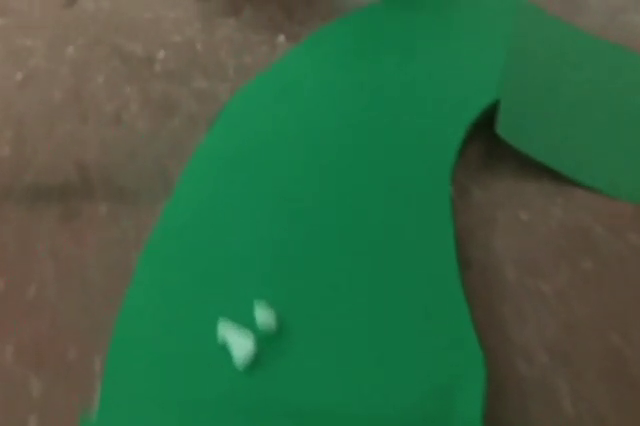
//> input picture frame 51 of resources/green-path-videos/green-640-7.mp4, 640 x 426 px
$ ./customwithhoughs   (built with g++ and OpenCV 4)
//> lines starting //> are read from the running program, lines starting //| are printed output that depends on the picture; after the words box and inside, x2 and y2 are one past the last pixel; in counts of white or black regions, pixels touching at a corner belong together
#include "opencv2/imgproc.hpp"
#include "opencv2/highgui.hpp"
#include "opencv2/imgcodecs.hpp"
#include <iostream>
#include <fstream>

using namespace cv;

/** Global Variables */
//const int max_value_H = 360 / 2;
//const int max_value = 255;

/** HSV VALUE SETTINGS **/
const int max_value_H = 360 / 4;
const int max_value = 255;
const String window_capture_name = "Video Capture";
const String window_detection_name = "Object Detection";
int low_H = 40, low_S = 40, low_V = 50;
int high_H = max_value_H, high_S = max_value, high_V = max_value;
/** HSV VALUE SETTINGS **/

//! [low]
static void on_low_H_thresh_trackbar(int, void *) {
	low_H = min(high_H - 1, low_H);
	setTrackbarPos("Low H", window_detection_name, low_H);
}
//! [low]

//! [high]
static void on_high_H_thresh_trackbar(int, void *) {
	high_H = max(high_H, low_H + 1);
	setTrackbarPos("High H", window_detection_name, high_H);
}

//! [high]
static void on_low_S_thresh_trackbar(int, void *) {
	low_S = min(high_S - 1, low_S);
	setTrackbarPos("Low S", window_detection_name, low_S);
}

static void on_high_S_thresh_trackbar(int, void *) {
	high_S = max(high_S, low_S + 1);
	setTrackbarPos("High S", window_detection_name, high_S);
}

static void on_low_V_thresh_trackbar(int, void *) {
	low_V = min(high_V - 1, low_V);
	setTrackbarPos("Low V", window_detection_name, low_V);
}

static void on_high_V_thresh_trackbar(int, void *) {
	high_V = max(high_V, low_V + 1);
	setTrackbarPos("High V", window_detection_name, high_V);
}

int main(int argc, char* argv[]) {
	//! [cap]
	VideoCapture cap("./green-640-7.mp4");
	//! [cap]

	double t;
	//! [window]
	namedWindow(window_capture_name);
	namedWindow(window_detection_name);
	//! [window]

	/** TRACKBAR FOR SIMULTANEOUS HSV THRESHING **/
	createTrackbar("Low H", window_detection_name, &low_H, max_value_H,
			on_low_H_thresh_trackbar);
	createTrackbar("High H", window_detection_name, &high_H, max_value_H,
			on_high_H_thresh_trackbar);
	createTrackbar("Low S", window_detection_name, &low_S, max_value,
			on_low_S_thresh_trackbar);
	createTrackbar("High S", window_detection_name, &high_S, max_value,
			on_high_S_thresh_trackbar);
	createTrackbar("Low V", window_detection_name, &low_V, max_value,
			on_low_V_thresh_trackbar);
	createTrackbar("High V", window_detection_name, &high_V, max_value,
			on_high_V_thresh_trackbar);
	/** TRACKBAR FOR SIMULTANEOUS HSV THRESHING **/

	/** OUTPUT VIDEO CONFGURATIONS**/
	int codec = cv::VideoWriter::fourcc('X', 'V', 'I', 'D');
	int frame_width = cap.get(cv::CAP_PROP_FRAME_WIDTH);
	int frame_height = cap.get(cv::CAP_PROP_FRAME_HEIGHT);
	cv::VideoWriter output_cap("output.avi", codec, 30,
			Size(frame_width, frame_height), false);

	if (!output_cap.isOpened()) {
		std::cout << "!!! Output video could not be opened" << std::endl;
		return -1;
	}
	/** OUTPUT VIDEO CONFGURATIONS**/

	// Loop to read frames from the input capture and write it to the output capture
	Mat frame, frame_p, frame_HSV, frame_threshold;
	while (true) {
		t = (double) getTickCount(); //processing time counter
		//! [while]
		cap >> frame;
//> frame is the input picture: 426 rows x 640 cols, CV_8UC3; mean B, G, R 67.8, 101.2, 56.5
		if (frame.empty()) {
			break;
		}

		/** IMAGE SHARPENER **/
		Mat kernel = (Mat_<char>(3, 3) << 0, -1, 0, -1, 5, -1, 0, -1, 0);
		//![kern]

		filter2D(frame, frame_p, frame.depth(), kernel);
		/** IMAGE SHARPENER **/

		// Convert from BGR to HSV colorspace
		cvtColor(frame_p, frame_HSV, COLOR_BGR2HSV);
//> frame_HSV: 426 rows x 640 cols, CV_8UC3; mean H, S, V 48.7, 145.7, 106.9

		// Detect the object based on HSV Range Values
		inRange(frame_HSV, Scalar(low_H, low_S, low_V),
				Scalar(high_H, high_S, high_V), frame_threshold);
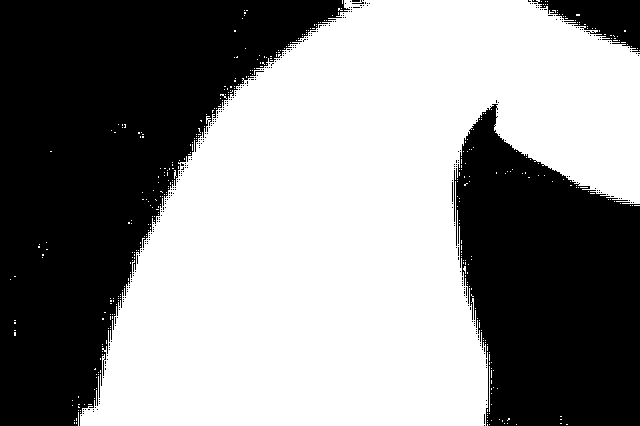
//> frame_threshold: 426 rows x 640 cols, CV_8UC1; 55.3% white; 356 black regions (352 under 20 px), largest, box (x1, y1, x2, y2) and area: (0, 0, 350, 426) 74673, (454, 104, 640, 426) 43786, (532, 0, 640, 52) 2968, (452, 182, 453, 202) 20

/* CHECK MASKING AND CANNY */

		// Mask the filtered image with the original image
		bitwise_and(frame_threshold, frame_threshold, frame_p);

		// Canny edge detection to the masked image
		Canny(frame_threshold, frame_threshold, 200, 400, 3);
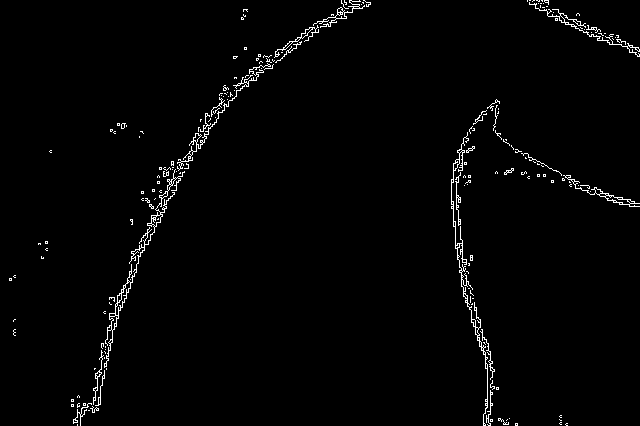
//> frame_threshold: 426 rows x 640 cols, CV_8UC1; 1.7% white in thin lines or dots
/**/
	    Mat  cdst, cdstP;

	    //![load]


	    //![edge_detection]
	    // Edge detection
	    //![edge_detection]

	    // Copy edges to the images that will display the results in BGR
	    cvtColor(frame_threshold, cdst, COLOR_GRAY2BGR);
//> cdst: 426 rows x 640 cols, CV_8UC3; 1.7% white in thin lines or dots
	    cdstP = cdst.clone();

	    //![hough_lines]
	    // Standard Hough Line Transform
	    std::vector<Vec2f> lines; // will hold the results of the detection
	    HoughLines(frame_threshold, lines, 1, CV_PI/180, 150, 0, 0 ); // runs the actual detection
//> lines = empty
	    // [15 lines of commented-out code are left out]

	    std::ofstream myfile;
	    myfile.open("test.txt", std::ios_base::app);
	    //![hough_lines_p]
	    // Probabilistic Line Transform
	    std::vector<Vec4i> linesP; // will hold the results of the detection
	    HoughLinesP(frame_threshold, linesP, 1, CV_PI/180, 50, 50, 10 ); // runs the actual detection
//> linesP = 26 lines (x1, y1, x2, y2), first 8: [144, 250, 166, 200], [101, 350, 169, 182], [200, 119, 357, 1], [154, 231, 225, 85], [94, 369, 136, 270], [107, 330, 161, 195], [453, 224, 492, 372], [243, 83, 317, 21]
	    //![hough_lines_p]
	    //![draw_lines_p]
	    // Draw the lines
	    for( size_t i = 0; i < linesP.size(); i++ )
	    {
	        Vec4i l = linesP[i];
	        line( cdstP, Point(l[0], l[1]), Point(l[2], l[3]), Scalar(0,0,255), 3, LINE_AA);
	    }
//> this loop made 26 passes
//> l on passes 1 to 12: [144, 250, 166, 200], [101, 350, 169, 182], [200, 119, 357, 1], [154, 231, 225, 85], [94, 369, 136, 270], [107, 330, 161, 195], [453, 224, 492, 372], [243, 83, 317, 21], [456, 198, 469, 309], [160, 217, 199, 127], [509, 145, 582, 185], [93, 390, 151, 223]
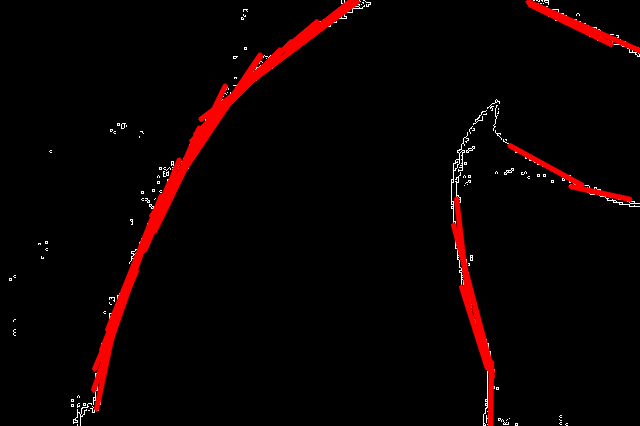
//> cdstP: 426 rows x 640 cols, CV_8UC3; mean B, G, R 1.5, 1.5, 10.6
	    //![draw_lines_p]
	    std::cout << "THISSTART" <<std::endl;
	    //myfile <<  format(cdstP, Formatter::FMT_PYTHON) << std::endl;
	    myfile.close();
//	std::cout << "xTrainData (python)  = " << std::endl << format(cdstP, Formatter::FMT_PYTHON) << std::endl << std::endl;
	    std::cout << "THISEND" <<std::endl;
	    bitwise_and(cdstP, cdstP, frame_threshold);
	    //![imshow]
	    // Show results
	    //imshow("Source", src);
	    //imshow("Detected Lines (in red) - Standard Hough Line Transform", cdst);
/**/	//std::cout << "xTrainData (python)  = " << std::endl << format(cdstP, Formatter::FMT_PYTHON) << std::endl << std::endl;
		// save the video
	    bitwise_and(frame_threshold, cdstP, frame_threshold);
		output_cap.write(frame_threshold);

		/** TOTAL PROCESS TIME **/
		t = ((double) getTickCount() - t) / getTickFrequency();
		std::cout << "Built-in filter2D time passed in seconds:     " << t
				<< std::endl;
		//std::cout << frame_threshold << std::endl;
		/** TOTAL PROCESS TIME **/

		imshow(window_capture_name, frame);
		imshow(window_detection_name, frame_threshold);
		//! [show]

		char key = (char) waitKey(30);
//> the 'q' key is pressed
		if (key == 'q' || key == 27) {
			break;
		}
	}
	return 0;
}

$ run again, starting later in the video
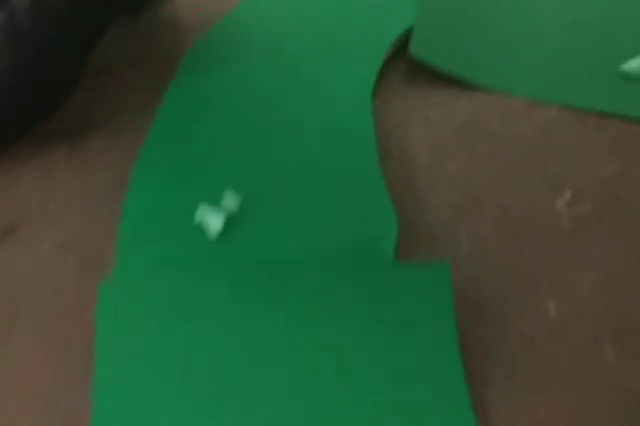
//> input picture frame 409 of resources/green-path-videos/green-640-7.mp4, 640 x 426 px
//> frame is the input picture: 426 rows x 640 cols, CV_8UC3; mean B, G, R 53.2, 84.5, 44.9
//> frame_HSV: 426 rows x 640 cols, CV_8UC3; mean H, S, V 48.9, 145.9, 88.9
//> `inRange(frame_HSV, Scalar(low_H, low_S, low_V), Scalar(high_H, high_S,..`:
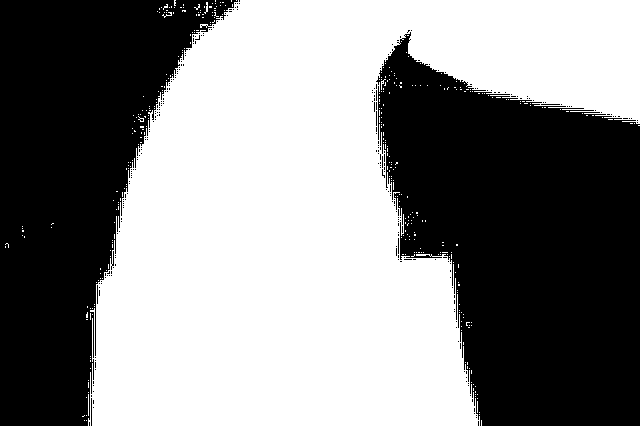
//> frame_threshold: 426 rows x 640 cols, CV_8UC1; 53.4% white; 277 black regions (274 under 20 px), largest, box (x1, y1, x2, y2) and area: (376, 32, 640, 426) 70893, (0, 0, 238, 426) 55486, (91, 398, 92, 426) 28
//> cdst: 426 rows x 640 cols, CV_8UC3; 1.7% white in thin lines or dots
//> lines = empty
//> linesP = 29 lines (x1, y1, x2, y2), first 8: [439, 86, 637, 124], [120, 217, 160, 86], [90, 307, 91, 371], [455, 82, 573, 107], [119, 215, 145, 109], [452, 251, 470, 396], [561, 103, 638, 122], [111, 276, 126, 191]
//> the loop `for( size_t i = 0; i < linesP.size(); i++ )` made 29 passes
//> after the loop `for( size_t i = 0; i < linesP.size(); i++ )`:
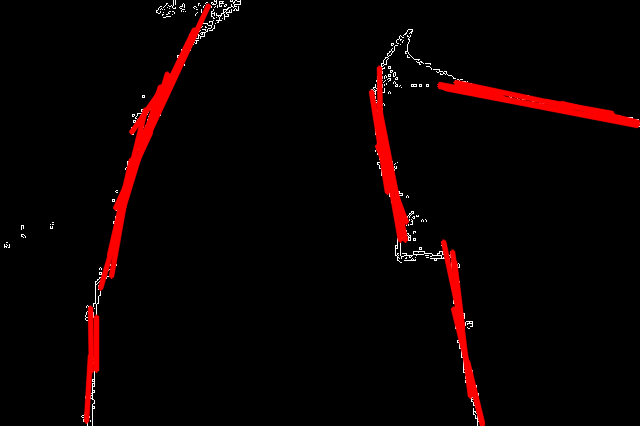
//> cdstP: 426 rows x 640 cols, CV_8UC3; mean B, G, R 1.5, 1.5, 11
